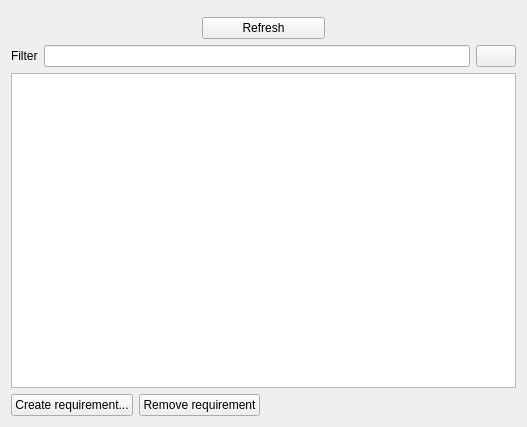
<?xml version="1.0" encoding="UTF-8"?>
<ui version="4.0">
 <class>RequirementsWidget</class>
 <widget class="QWidget" name="RequirementsWidget">
  <property name="geometry">
   <rect>
    <x>0</x>
    <y>0</y>
    <width>527</width>
    <height>427</height>
   </rect>
  </property>
  <property name="sizePolicy">
   <sizepolicy hsizetype="Fixed" vsizetype="Preferred">
    <horstretch>0</horstretch>
    <verstretch>6</verstretch>
   </sizepolicy>
  </property>
  <property name="windowTitle">
   <string>Form</string>
  </property>
  <layout class="QGridLayout" name="gridLayout_2">
   <item row="5" column="0">
    <layout class="QHBoxLayout" name="horizontalLayout_3">
     <item>
      <widget class="QPushButton" name="createRequirementButton">
       <property name="maximumSize">
        <size>
         <width>16777215</width>
         <height>16777215</height>
        </size>
       </property>
       <property name="text">
        <string>Create requirement...</string>
       </property>
      </widget>
     </item>
     <item>
      <widget class="QPushButton" name="removeRequirementButton">
       <property name="text">
        <string>Remove requirement</string>
       </property>
      </widget>
     </item>
     <item>
      <spacer name="horizontalSpacer_3">
       <property name="orientation">
        <enum>Qt::Horizontal</enum>
       </property>
       <property name="sizeHint" stdset="0">
        <size>
         <width>40</width>
         <height>20</height>
        </size>
       </property>
      </spacer>
     </item>
    </layout>
   </item>
   <item row="2" column="0">
    <layout class="QHBoxLayout" name="horizontalLayout">
     <item>
      <widget class="QLabel" name="label">
       <property name="minimumSize">
        <size>
         <width>30</width>
         <height>0</height>
        </size>
       </property>
       <property name="text">
        <string/>
       </property>
      </widget>
     </item>
     <item>
      <spacer name="horizontalSpacer">
       <property name="orientation">
        <enum>Qt::Horizontal</enum>
       </property>
       <property name="sizeHint" stdset="0">
        <size>
         <width>40</width>
         <height>20</height>
        </size>
       </property>
      </spacer>
     </item>
     <item>
      <widget class="QPushButton" name="refreshButton">
       <property name="sizePolicy">
        <sizepolicy hsizetype="Fixed" vsizetype="Fixed">
         <horstretch>0</horstretch>
         <verstretch>0</verstretch>
        </sizepolicy>
       </property>
       <property name="minimumSize">
        <size>
         <width>123</width>
         <height>0</height>
        </size>
       </property>
       <property name="text">
        <string>Refresh</string>
       </property>
      </widget>
     </item>
     <item>
      <spacer name="horizontalSpacer_2">
       <property name="orientation">
        <enum>Qt::Horizontal</enum>
       </property>
       <property name="sizeHint" stdset="0">
        <size>
         <width>40</width>
         <height>20</height>
        </size>
       </property>
      </spacer>
     </item>
     <item>
      <widget class="QLabel" name="serverStatusLabel">
       <property name="minimumSize">
        <size>
         <width>30</width>
         <height>0</height>
        </size>
       </property>
       <property name="text">
        <string/>
       </property>
      </widget>
     </item>
    </layout>
   </item>
   <item row="4" column="0">
    <layout class="QVBoxLayout" name="verticalLayout">
     <property name="sizeConstraint">
      <enum>QLayout::SetFixedSize</enum>
     </property>
     <item>
      <widget class="QTableView" name="allRequirements">
       <attribute name="horizontalHeaderStretchLastSection">
        <bool>true</bool>
       </attribute>
       <attribute name="verticalHeaderVisible">
        <bool>false</bool>
       </attribute>
      </widget>
     </item>
    </layout>
   </item>
   <item row="3" column="0">
    <layout class="QHBoxLayout" name="horizontalLayout_2">
     <item>
      <widget class="QLabel" name="filterLabel">
       <property name="text">
        <string>Filter</string>
       </property>
      </widget>
     </item>
     <item>
      <widget class="QLineEdit" name="filterLineEdit">
       <property name="clearButtonEnabled">
        <bool>true</bool>
       </property>
      </widget>
     </item>
     <item>
      <widget class="QPushButton" name="filterButton">
       <property name="toolTip">
        <string>Toggle to show only used items</string>
       </property>
       <property name="text">
        <string/>
       </property>
      </widget>
     </item>
    </layout>
   </item>
   <item row="1" column="0">
    <widget class="tracecommon::CredentialWidget" name="credentialWidget" native="true"/>
   </item>
  </layout>
 </widget>
 <customwidgets>
  <customwidget>
   <class>tracecommon::CredentialWidget</class>
   <extends>QWidget</extends>
   <header>credentialwidget.h</header>
   <container>1</container>
  </customwidget>
 </customwidgets>
 <tabstops>
  <tabstop>refreshButton</tabstop>
  <tabstop>filterLineEdit</tabstop>
 </tabstops>
 <resources/>
 <connections/>
</ui>
